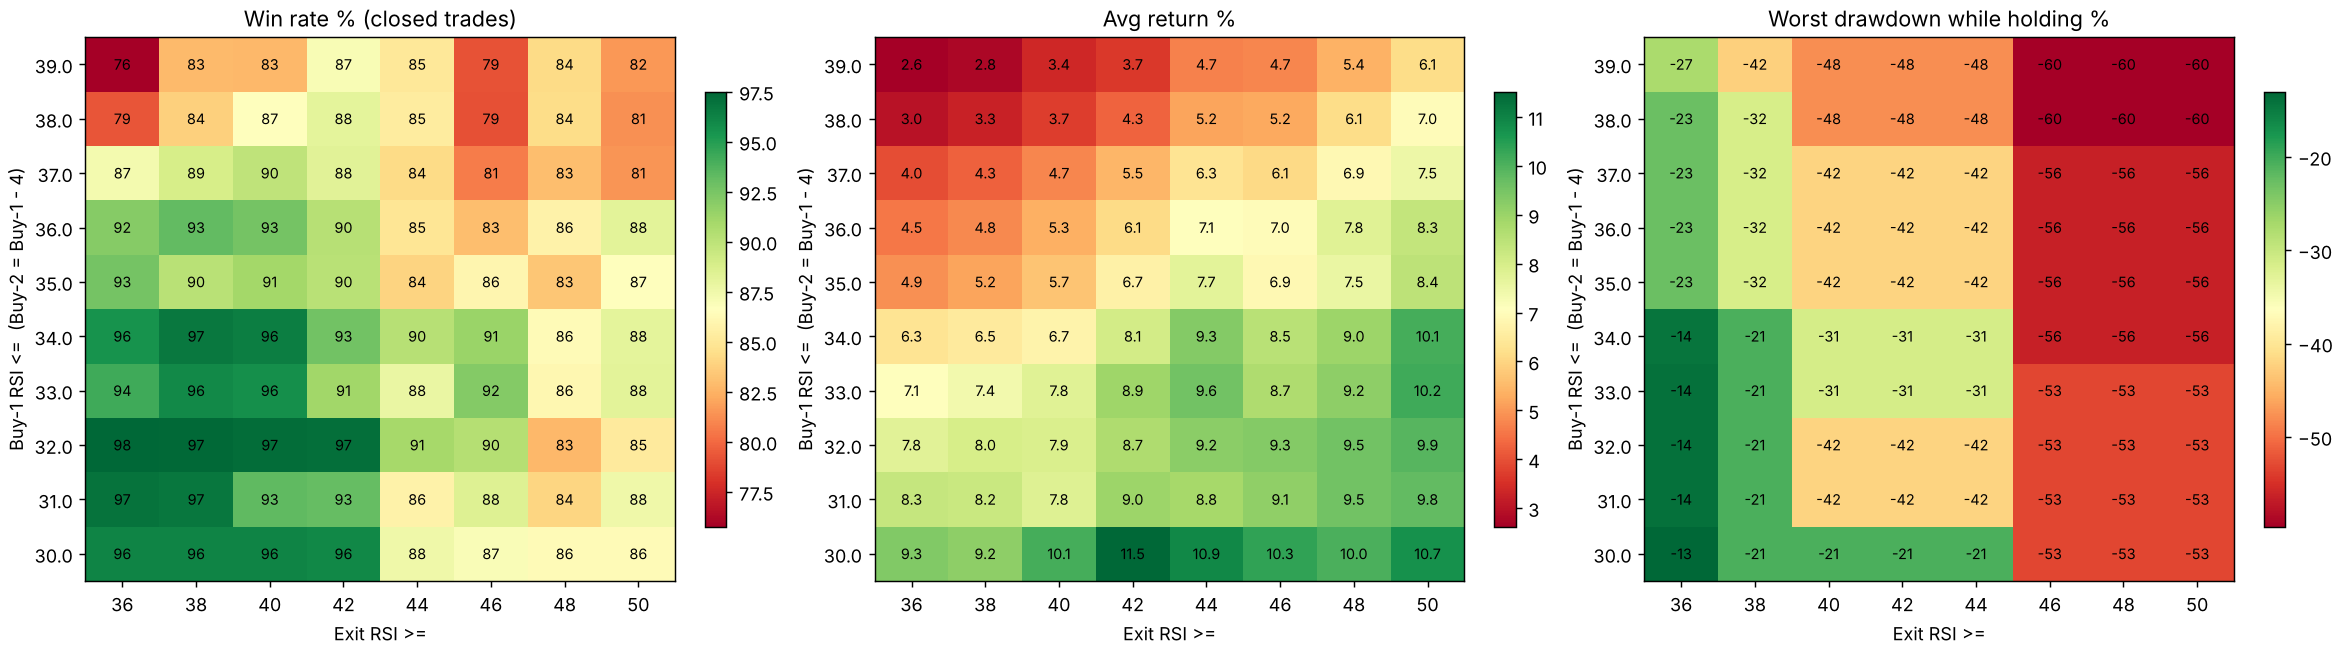

Source code (Python):
"""TQQQ RSI 분할매수 전략 강건성 검증

1) 민감도: 1차 매수선 x 매도선 격자 (2차 매수선 = 1차 - 4)에서 성과가 유지되는가
2) 기간 분할: 2010-16 / 2017-22 / 2023-현재 에서 같은 파라미터의 성과
3) 평가손실: 진입 후 보유 중 최대 낙폭(MAE)
"""

import matplotlib

matplotlib.use("Agg")
import matplotlib.pyplot as plt
import numpy as np
import pandas as pd

from tqqq_backtest import load

BASE = dict(b1=33.5, b2=29.5, ex=40.0)


def run(df: pd.DataFrame, b1: float, b2: float, ex: float, w1: float = 0.5) -> pd.DataFrame:
    """w1: 1차 매수 비중 (2차 = 1 - w1). ret은 투입금 대비, ret_cap은 총자본(=1) 대비."""
    w2 = 1 - w1
    close, rsi, idx = df["close"].values, df["rsi"].values, df.index
    out, pos = [], None
    for i in range(len(df)):
        if pos is None:
            if rsi[i] <= b1:
                pos = dict(cash=w1, sh=w1 / close[i], t2=False, i0=i, mae=0.0)
                if rsi[i] <= b2:
                    pos["cash"] += w2
                    pos["sh"] += w2 / close[i]
                    pos["t2"] = True
            continue
        if not pos["t2"] and rsi[i] <= b2:
            pos["cash"] += w2
            pos["sh"] += w2 / close[i]
            pos["t2"] = True
        avg = pos["cash"] / pos["sh"]
        pos["mae"] = min(pos["mae"], close[i] / avg - 1)
        if rsi[i] >= ex:
            out.append(dict(entry=idx[pos["i0"]], ret=close[i] / avg - 1,
                            ret_cap=pos["sh"] * close[i] - pos["cash"],
                            hold=i - pos["i0"], mae=pos["mae"], deployed=pos["cash"],
                            two=pos["t2"]))
            pos = None
    return pd.DataFrame(out)


def summarize(t: pd.DataFrame) -> dict:
    if t.empty:
        return dict(n=0, win=np.nan, ret=np.nan, hold=np.nan, worst=np.nan, mae=np.nan)
    return dict(n=len(t), win=(t.ret > 0).mean() * 100, ret=t.ret.mean() * 100,
                hold=t.hold.mean(), worst=t.ret.min() * 100, mae=t.mae.min() * 100)


def sensitivity(df: pd.DataFrame) -> pd.DataFrame:
    rows = []
    for b1 in np.arange(30, 39.1, 1.0):
        for ex in np.arange(36, 50.1, 2.0):
            rows.append(dict(b1=b1, ex=ex, **summarize(run(df, b1, b1 - 4, ex))))
    return pd.DataFrame(rows)


def heatmaps(sens: pd.DataFrame) -> None:
    fig, axes = plt.subplots(1, 3, figsize=(18, 5), constrained_layout=True)
    for ax, col, title, fmt in [(axes[0], "win", "Win rate % (closed trades)", "{:.0f}"),
                                (axes[1], "ret", "Avg return %", "{:.1f}"),
                                (axes[2], "mae", "Worst drawdown while holding %", "{:.0f}")]:
        pv = sens.pivot(index="b1", columns="ex", values=col)
        im = ax.imshow(pv.values, aspect="auto", cmap="RdYlGn", origin="lower")
        ax.set_xticks(range(len(pv.columns)), [f"{c:.0f}" for c in pv.columns])
        ax.set_yticks(range(len(pv.index)), [f"{r:.1f}" for r in pv.index])
        for (y, x), v in np.ndenumerate(pv.values):
            ax.text(x, y, fmt.format(v), ha="center", va="center", fontsize=8)
        ax.set_xlabel("Exit RSI >=")
        ax.set_ylabel("Buy-1 RSI <=  (Buy-2 = Buy-1 - 4)")
        ax.set_title(title)
        fig.colorbar(im, ax=ax, shrink=0.8)
    fig.savefig("tqqq_robustness.png", dpi=130)


def main() -> None:
    pd.set_option("display.width", 200)
    df = load("2010-01-01")

    print("=== 1) 민감도 (2010~현재 전체) — 기준 33.5 / 29.5 / 40 근처 ===")
    sens = sensitivity(df)
    near = sens[(sens.b1.between(31, 36)) & (sens.ex.between(38, 44))]
    print(near.round(2).to_string(index=False))
    heatmaps(sens)

    print("\n=== 2) 기간 분할 (기준 파라미터 33.5/29.5/40) ===")
    t = run(df, **{"b1": BASE["b1"], "b2": BASE["b2"], "ex": BASE["ex"]})
    rows = []
    for name, a, b in [("2010-2016 (미검증)", "2010", "2016"),
                       ("2017-2022 (추정 표본)", "2017", "2022"),
                       ("2023-현재 (이후)", "2023", "2030"),
                       ("전체", "2010", "2030")]:
        sub = t[(t.entry >= f"{a}-01-01") & (t.entry <= f"{b}-12-31")]
        rows.append(dict(period=name, **summarize(sub)))
    print(pd.DataFrame(rows).round(2).to_string(index=False))

    print("\n=== 3) 가장 깊이 물린 거래 TOP 5 (기준 파라미터) ===")
    print(t.sort_values("mae").head(5).assign(
        ret=lambda x: (x.ret * 100).round(1), mae=lambda x: (x.mae * 100).round(1)
    ).to_string(index=False))

    print("\n=== 4) 매수선만 바꿨을 때 (매도 40 고정) ===")
    rows = []
    for b1, b2 in [(33.5, 29.5), (35, 31), (32, 28), (30, 26), (38, 34), (33.5, 25), (33.5, 33.5)]:
        rows.append(dict(b1=b1, b2=b2, **summarize(run(df, b1, b2, 40))))
    print(pd.DataFrame(rows).round(2).to_string(index=False))
    print("\n저장: tqqq_robustness.png")


if __name__ == "__main__":
    main()
